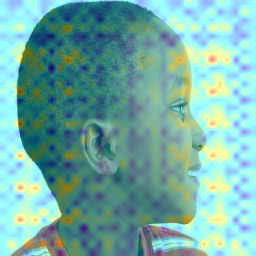
#> input picture AI8/outputs/diagnostics/heatmaps/17-900-Kid-Face-Side-View-Stock-Photos-Pictures-Royalty-Free-Images-iStock-Boy-head-side-view_jpg.rf.2c9487846c045251229cbbdfc8e0fb51_summed.png, 256 x 256 px; its folder holds 4 pictures in this run
$ python inspect_heatmaps.py
#> lines starting #> are read from the running program, lines starting #| are printed output that depends on the picture
"""
Inspect saved summed heatmap overlay images and report simple statistics.
Usage:
  python inspect_heatmaps.py --dir outputs/diagnostics/heatmaps --max 6
"""
import argparse
from pathlib import Path
import cv2
import numpy as np


def analyze_image(path):
    img = cv2.imread(str(path))
#> img is the input picture: shape (256, 256, 3); mean B, G, R 167.4, 175.9, 117.9
    if img is None:
        return None
    gray = cv2.cvtColor(img, cv2.COLOR_BGR2GRAY)
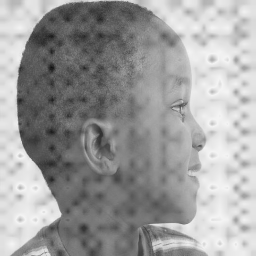
#> gray: shape (256, 256); min 16, max 243, mean 157.6
    mean = float(gray.mean())
#> mean = 157.6
    mx = int(gray.max())
#> mx = 243
    frac_bright = float((gray > 10).sum()) / (gray.size)
#> frac_bright = 1
    # concentration: fraction of mass in top 5% pixels
    thresh = np.percentile(gray, 95)
#> thresh = 235
    top_frac = float((gray >= thresh).sum()) / (gray.size)
#> top_frac = 0.0501
    return {'path': str(path), 'mean': mean, 'max': mx, 'frac_bright': frac_bright, 'top_frac': top_frac}


def main():
    parser = argparse.ArgumentParser()
    parser.add_argument('--dir', type=str, default='outputs/diagnostics/heatmaps')
    parser.add_argument('--max', type=int, default=6)
    args = parser.parse_args()

    d = Path(args.dir)
    if not d.exists():
        print(f"Directory not found: {d}")
        return

    files = sorted(list(d.glob('*_summed.png')))
    if not files:
        print('No summed heatmap images found in', d)
        return

    files = files[:args.max]
    results = []
    for f in files:
        r = analyze_image(f)
#> r = 5 items
        if r:
            results.append(r)
#> pass 2 of the loop in main, `for f in files:`:
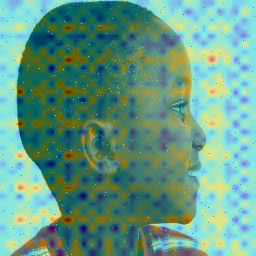
#> input picture AI8/outputs/diagnostics/heatmaps/17-900-Kid-Face-Side-View-Stock-Photos-Pictures-Royalty-Free-Images-iStock-Boy-head-side-view_jpg.rf.56ac12c3081ff92c70787bfd5daec4d5_summed.png, 256 x 256 px
#> in analyze_image, img is the input picture: shape (256, 256, 3); mean B, G, R 134.9, 156.3, 102
#> in analyze_image (call 2), `gray = cv2.cvtColor(img, cv2.COLOR_BGR2GRAY)`:
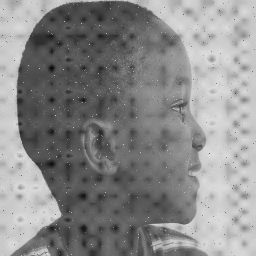
#> gray: shape (256, 256); min 11, max 226, mean 137.7
#> mean = 137.7
#> mx = 226
#> thresh = 210
#> top_frac = 0.0584
    # Print concise table
    for r in results:
        print(f"{Path(r['path']).name}: mean={r['mean']:.1f}, max={r['max']}, frac_bright={r['frac_bright']*100:.2f}%, top5%_frac={r['top_frac']*100:.2f}%")
#> this loop made 2 passes
#| 17-900-Kid-Face-Side-View-Stock-Photos-Pictures-Royalty-Free-Images-iStock-Boy-head-side-view_jpg.rf.2c9487846c045251229cbbdfc8e0fb51_summed.png: mean=157.6, max=243, frac_bright=100.00%, top5%_frac=5.01%
#| 17-900-Kid-Face-Side-View-Stock-Photos-Pictures-Royalty-Free-Images-iStock-Boy-head-side-view_jpg.rf.56ac12c3081ff92c70787bfd5daec4d5_summed.png: mean=137.7, max=226, frac_bright=100.00%, top5%_frac=5.84%

    # Summary heuristics
    concentrated = [r for r in results if r['top_frac'] < 0.01 and r['max'] > 30]
#> concentrated = []
    diffuse = [r for r in results if r['top_frac'] >= 0.01 or r['max'] <= 30]
#> diffuse = 2 items

    print('\nSummary:')
    print(f"  Sampled {len(results)} images")
#|   Sampled 2 images
    print(f"  Concentrated heatmaps (small bright region & high max): {len(concentrated)}")
#|   Concentrated heatmaps (small bright region & high max): 0
    print(f"  Diffuse/weak heatmaps: {len(diffuse)}")
#|   Diffuse/weak heatmaps: 2

if __name__ == '__main__':
    main()
